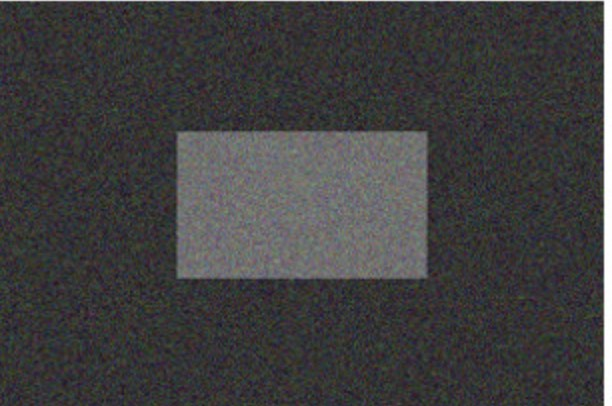
#> input picture 03_study_opencv/image/noise.jpg, 612 x 406 px
$ python opencv_06_OtsuThreshold.py
#> lines starting #> are read from the running program, lines starting #| are printed output that depends on the picture; after the words box and inside, x2 and y2 are one past the last pixel; in counts of white or black regions, pixels touching at a corner belong together
import cv2
from matplotlib import pyplot as plt

img = cv2.imread('./image/noise.jpg', 0)
#> img: shape (406, 612); min 25, max 255, mean 63.6
# 用法
# retval, dst = cv2.threshold(src, thresh, maxval, type)
# src:输入图像, thresh:设定的阈值, maxval:当前像素超过阈值时赋予的新值(通常为255)
# type: 阈值处理类型
# 固定阈值法
ret1, th1 = cv2.threshold(img, 100, 255, cv2.THRESH_BINARY)
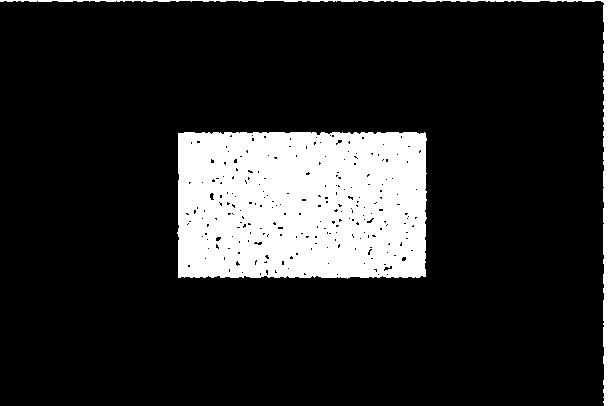
#> th1: shape (406, 612); 15.9% white; 2 white regions, box (x1, y1, x2, y2) and area: (177, 132, 427, 279) 35117, (0, 0, 612, 406) 4437
# Otsu 阈值法
ret2, th2 = cv2.threshold(img, 100, 255, cv2.THRESH_BINARY+cv2.THRESH_OTSU)
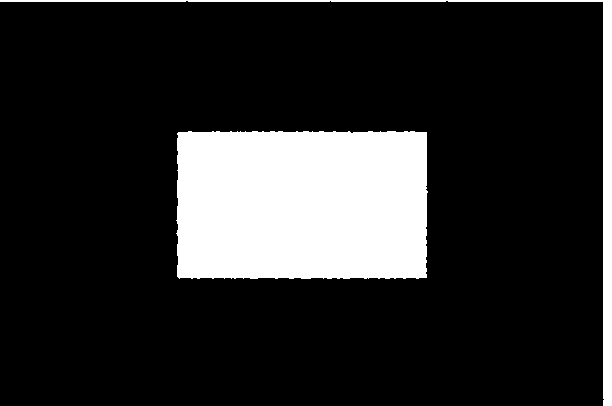
#> th2: shape (406, 612); 16.7% white; 2 white regions, box (x1, y1, x2, y2) and area: (176, 131, 428, 279) 36577, (0, 0, 612, 406) 4854
#> ret2 = 87
# 先进行高斯滤波，再使用Otsu 阈值法
blur = cv2.GaussianBlur(img, (5, 5), 0)
ret3, th3 = cv2.threshold(blur, 0, 255, cv2.THRESH_BINARY + cv2.THRESH_OTSU)
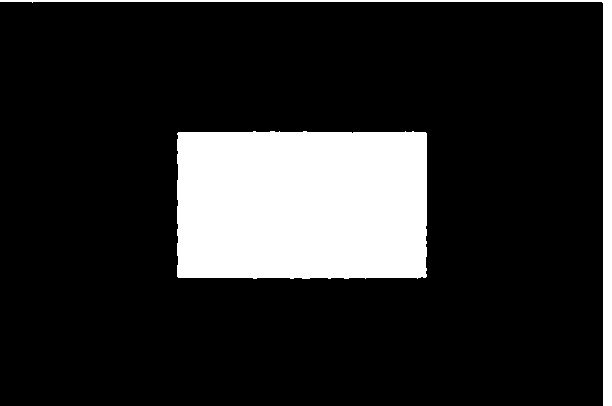
#> th3: shape (406, 612); 16.6% white; 2 white regions, box (x1, y1, x2, y2) and area: (177, 131, 427, 279) 36460, (0, 0, 612, 406) 4862
#> ret3 = 87


cv2.imshow('ret1', th1)
cv2.imshow('ret2', th2)
cv2.imshow('ret3', th3)
cv2.waitKey(0)
